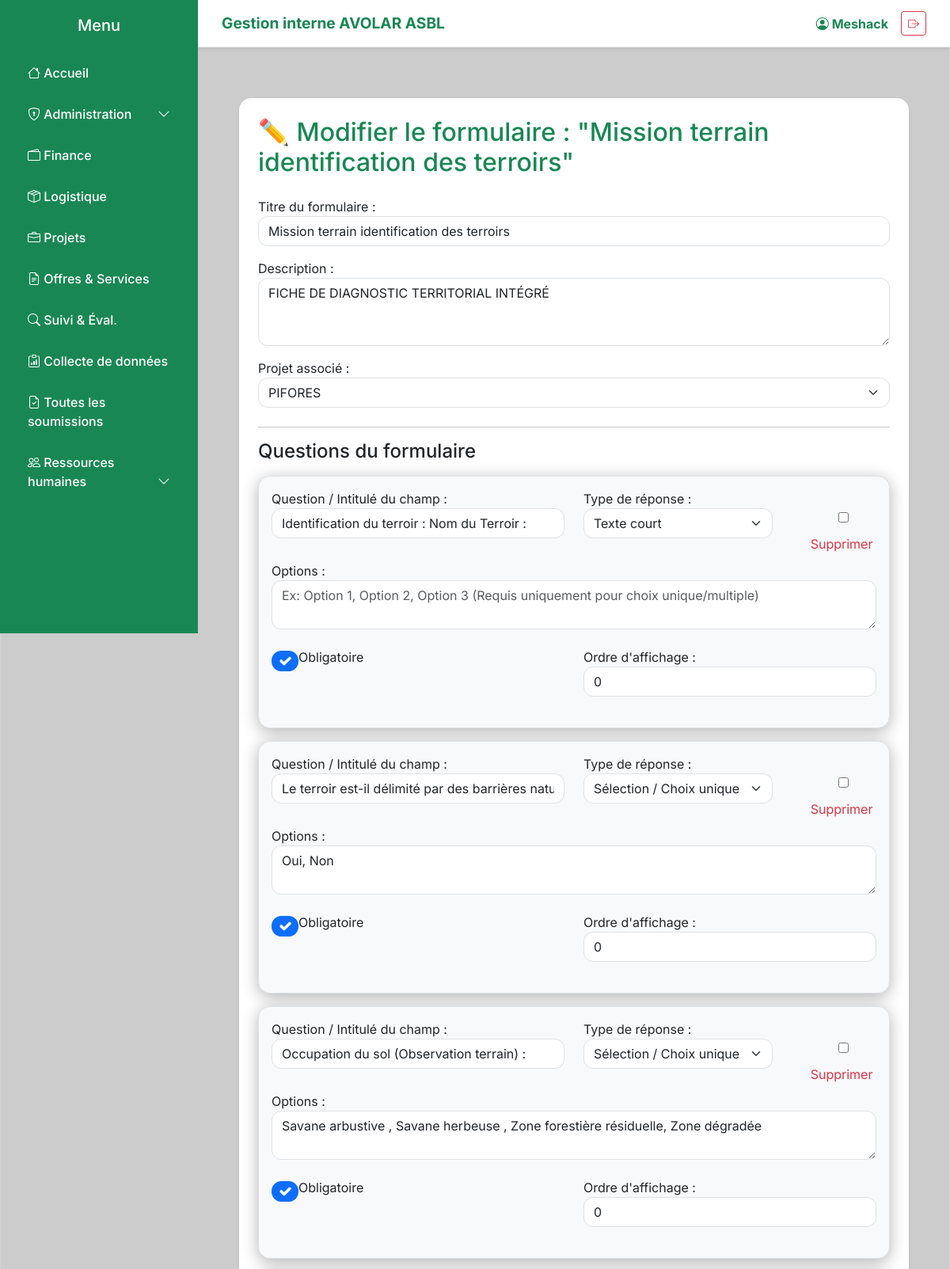
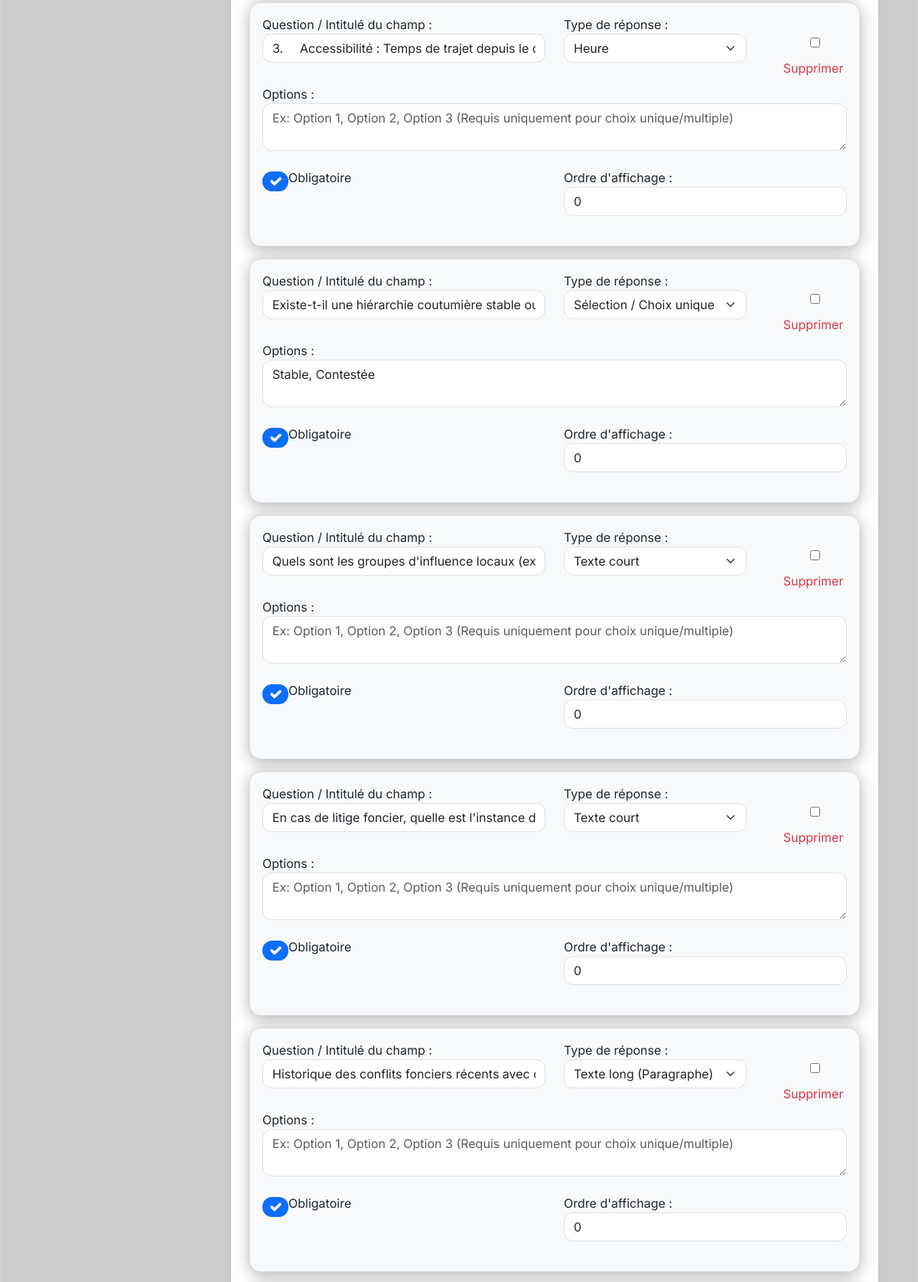
The page /terrain/formulaires/5/modifier/ (signed in, upper part) on the database its author committed (2 pictures, top to bottom).
### dashboard/models.py (models this page shows, shortened)
class FormulaireTerrain(models.Model):
    titre = models.CharField(max_length=255, verbose_name="Titre du formulaire")
    description = models.TextField(blank=True, null=True, verbose_name="Description")
    projet = models.ForeignKey(Projet, on_delete=models.CASCADE, related_name="formulaires", verbose_name="Projet associé")
    date_creation = models.DateTimeField(auto_now_add=True)

### dashboard/views.py (the view)
# urls.py: path('terrain/formulaires/<int:pk>/modifier/', views.modifier_formulaire_terrain, name='modifier_formulaire_terrain'),
@login_required
def modifier_formulaire_terrain(request, pk):
    formulaire = get_object_or_404(FormulaireTerrain, pk=pk)
    ChampFormSet = inlineformset_factory(
        FormulaireTerrain,
        ChampFormulaire,
        form=ChampFormulaireForm,
        extra=1,
        min_num=1,
        can_delete=True
    )
    if request.method == 'POST':
        form = FormulaireTerrainForm(request.POST, instance=formulaire)
        formset = ChampFormSet(request.POST, instance=formulaire)
        if form.is_valid() and formset.is_valid():
            form.save()
            formset.save()
            return redirect('liste_formulaires_terrain')
    else:
        form = FormulaireTerrainForm(instance=formulaire)
        formset = ChampFormSet(instance=formulaire)
    return render(request, 'dashboard/modifier_formulaire_terrain.html', {
        'form': form,
        'formset': formset,
        'formulaire': formulaire
    })

### dashboard/forms.py
class FormulaireTerrainForm(forms.ModelForm):
    class Meta:
        model = FormulaireTerrain
        fields = ['titre', 'description', 'projet']
        widgets = {
            'titre': forms.TextInput(attrs={'class': 'form-control'}),
            'description': forms.Textarea(attrs={'class': 'form-control', 'rows': 3}),
            'projet': forms.Select(attrs={'class': 'form-select'}),
        }

### dashboard/models.py (called while the page is built)
    def __str__(self):
        return self.nom

### dashboard/templates/dashboard/modifier_formulaire_terrain.html (shortened to what this page needs)
{% extends 'base.html' %}
{% block content %}
<div class="container mt-4 mb-5">
    <div class="card p-4 shadow-sm">
        <h2 class="text-success mb-4">✏️ Modifier le formulaire : "{{ formulaire.titre }}"</h2>
        <form method="POST">
            <div class="mb-3">
                {{ form.titre.label_tag }}
                {{ form.titre }}
            </div>
            <div class="mb-3">
                {{ form.description.label_tag }}
                {{ form.description }}
            </div>
            <div class="mb-4">
                {{ form.projet.label_tag }}
                {{ form.projet }}
            </div>
            <hr>
            <h4 class="mb-3">Questions du formulaire</h4>
            <div id="champs-container">
                {% for champ_form in formset %}
                    <div class="card p-3 mb-3 bg-light border">
                        <div class="row">
                            <div class="col-md-6 mb-2">
                                {{ champ_form.libelle_question.label_tag }}
                                {{ champ_form.libelle_question }}
                            </div>
                            <div class="col-md-4 mb-2">
                                {{ champ_form.type_champ.label_tag }}
                                {{ champ_form.type_champ }}
                            </div>
                            <div class="col-md-2 mb-2 d-flex align-items-center">
                                {% if formset.can_delete %}
                                    <div class="form-check mt-4">
                                        {{ champ_form.DELETE }}
                                        <label class="form-check-label text-danger" for="{{ champ_form.DELETE.id_for_label }}">Supprimer</label>
                                    </div>
                                {% endif %}
                            </div>
                        </div>
                        <div class="row">
                            <div class="col-md-12 mb-2">
                                {{ champ_form.options.label_tag }}
                                {{ champ_form.options }}
                            </div>
                            <div class="col-md-6 mb-2">
                                <div class="form-check">
                                    {{ champ_form.est_obligatoire }}
                                    <label class="form-check-label" for="{{ champ_form.est_obligatoire.id_for_label }}">Obligatoire</label>
                                </div>
                            </div>
                            <div class="col-md-6 mb-2">
                                {{ champ_form.ordre.label_tag }}
                                {{ champ_form.ordre }}
                            </div>
                        </div>
                    </div>
                {% endfor %}
            </div>
        </form>
    </div>
</div>
{% endblock %}

### dashboard/templates/base.html (shortened to what this page needs)
{% load static %}
<!DOCTYPE html>
<html lang="fr">
<head>
    <link href="https://cdn.jsdelivr.net/npm/bootstrap@5.3.0/dist/css/bootstrap.min.css" rel="stylesheet">
    <link href="https://cdn.jsdelivr.net/npm/bootstrap-icons@1.10.0/font/bootstrap-icons.css" rel="stylesheet">
</head>
<body>
<header class="top-bar shadow-sm">
    <span class="fw-bold text-success" style="font-size: 1.2rem;">Gestion interne AVOLAR ASBL</span>
    <div class="d-flex align-items-center">
        <span class="fw-bold text-success me-3"><i class="bi bi-person-circle"></i> {{ user.username|default:"Administrateur" }}</span>
        <a href="{% url 'deconnexion' %}" class="btn btn-outline-danger btn-sm"><i class="bi bi-box-arrow-right"></i></a>
    </div>
</header>
<nav class="sidebar">
    <h5 class="text-center mb-4">Menu</h5>
    <ul class="nav flex-column">
        {% if not user.is_superuser and "Agro animateur" in user.groups.all|join:"," %}
        {% else %}
        <li class="nav-item"><a class="nav-link" href="{% url 'home' %}"><i class="bi bi-house"></i> Accueil</a></li>
        {% endif %}
        {% if user.is_superuser or "Coordonnateur national" in user.groups.all|join:"," %}
        <li class="nav-item">
            <a class="nav-link" data-bs-toggle="collapse" href="#userSubMenu" role="button">
                <i class="bi bi-shield-lock"></i> Administration <i class="bi bi-chevron-down float-end"></i>
            </a>
        </li>
        {% endif %}
        {% if user.is_superuser or "Coordonnateur national" in user.groups.all|join:"," %}
        <li class="nav-item"><a class="nav-link" href="{% url 'finance_view' %}"><i class="bi bi-wallet2"></i> Finance</a></li>
        {% endif %}
        {% if user.is_superuser or "Coordonnateur national" in user.groups.all|join:"," or "Logisticien" in user.groups.all|join:"," or "Chef de Projet" in user.groups.all|join:"," %}
        <li class="nav-item"><a class="nav-link" href="{% url 'logistique_home' %}"><i class="bi bi-box-seam"></i> Logistique</a></li>
        {% endif %}
        {% if user.is_superuser or "Coordonnateur national" in user.groups.all|join:"," %}
        <li class="nav-item"><a class="nav-link" href="{% url 'liste_projets' %}"><i class="bi bi-briefcase"></i> Projets</a></li>
        {% endif %}
        {% if user.is_superuser or "Coordonnateur national" in user.groups.all|join:"," or "Offres et Service" in user.groups.all|join:"," or "Suivi et Evaluation" in user.groups.all|join:"," or "Chef de Projet" in user.groups.all|join:"," %}
        <li class="nav-item"><a class="nav-link" href="{% url 'liste_offres' %}"><i class="bi bi-file-earmark-text"></i> Offres & Services</a></li>
        {% endif %}
        {% if user.is_superuser or "Coordonnateur national" in user.groups.all|join:"," or "Suivi et Evaluation" in user.groups.all|join:"," or "Chef de Projet" in user.groups.all|join:"," %}
        <li class="nav-item"><a class="nav-link" href="{% url 'se_home' %}"><i class="bi bi-search"></i> Suivi & Éval.</a></li>
        {% endif %}
        {% if user.is_superuser or "Coordonnateur national" in user.groups.all|join:"," or "Suivi et Evaluation" in user.groups.all|join:"," or "Chef de Projet" in user.groups.all|join:"," or "Agro animateur" in user.groups.all|join:"," %}
        <li class="nav-item">
            <a class="nav-link" href="{% url 'liste_formulaires_terrain' %}">
                <i class="bi bi-clipboard-data"></i> Collecte de données
            </a>
        </li>
        {% endif %}
        {% if user.is_superuser or "Coordonnateur national" in user.groups.all|join:"," or "Suivi et Evaluation" in user.groups.all|join:"," or "Chef de Projet" in user.groups.all|join:"," %}
        <li class="nav-item">
            <a class="nav-link" href="{% url 'liste_toutes_soumissions' %}">
                <i class="bi bi-file-earmark-check"></i> Toutes les soumissions
            </a>
        </li>
        {% endif %}
        {% if user.is_superuser or "Coordonnateur national" in user.groups.all|join:"," or "Ressources Humaines" in user.groups.all|join:"," or "Suivi et Evaluation" in user.groups.all|join:"," or "Chef de Projet" in user.groups.all|join:"," %}
        <li class="nav-item">
            <a class="nav-link" data-bs-toggle="collapse" href="#rhSubMenu" role="button">
                <i class="bi bi-people"></i> Ressources humaines <i class="bi bi-chevron-down float-end"></i>
            </a>
        </li>
        {% endif %}
    </ul>
</nav>
<main class="main-content">
    {% block content %}{% endblock %}
</main>
</body>
</html>

### rows shown on the page
FormulaireTerrain: titre "Mission terrain identification des terroirs", description "FICHE DE DIAGNOSTIC TERRITORIAL INTÉGRÉ", projet "PIFORES"

### other values the page prints
{{ user.username|default:"Administrateur" }} "Meshack"
{{ champ_form.libelle_question.label_tag }} "Question / Intitulé du champ :" "Question / Intitulé du champ :" "Question / Intitulé du champ :" "Question / Intitulé du champ :" "Question / Intitulé du champ :" "Question / Intitulé du champ :" "Question / Intitulé du champ :" "Question / Intitulé du champ :"
{{ champ_form.type_champ.label_tag }} "Type de réponse :" "Type de réponse :" "Type de réponse :" "Type de réponse :" "Type de réponse :" "Type de réponse :" "Type de réponse :" "Type de réponse :"
{{ champ_form.options.label_tag }} "Options :" "Options :" "Options :" "Options :" "Options :" "Options :" "Options :" "Options :"
{{ champ_form.ordre.label_tag }} "Ordre d'affichage :" "Ordre d'affichage :" "Ordre d'affichage :" "Ordre d'affichage :" "Ordre d'affichage :" "Ordre d'affichage :" "Ordre d'affichage :" "Ordre d'affichage :"
